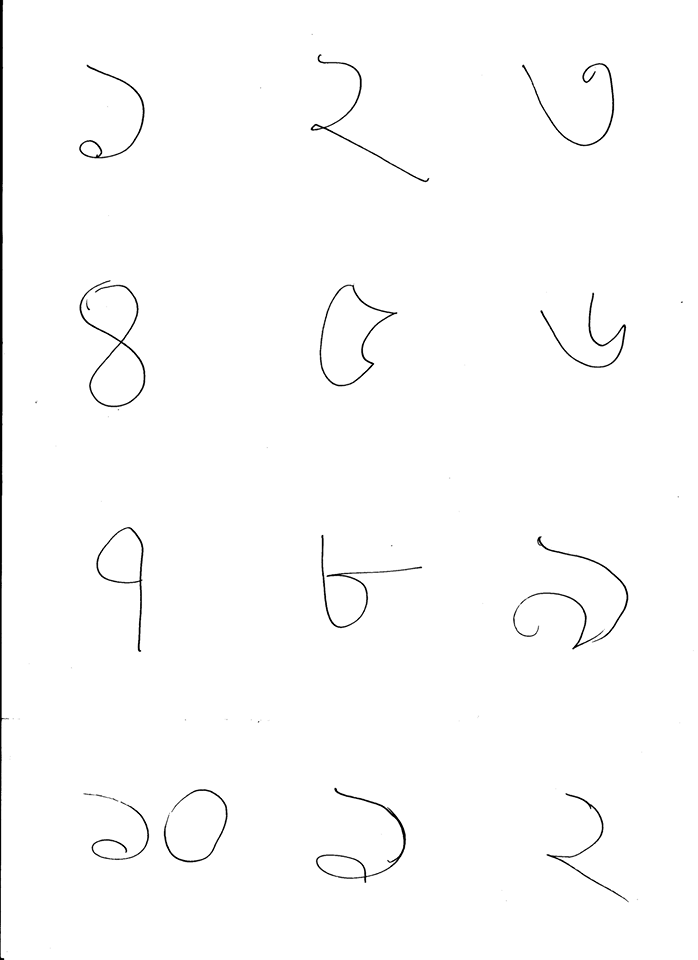
#> input picture 1.png, 698 x 960 px
$ python 2.py
#> lines starting #> are read from the running program, lines starting #| are printed output that depends on the picture
from matplotlib import pyplot as plt
import cv2
import numpy as np
from PIL import Image
import os

temp = plt.imread('1.png')
#> temp is the input picture: shape (960, 698) float32; min 0, max 1, mean 0.99
i_h, i_w= temp.shape
#> i_h = 960; i_w = 698
temp = temp[0:i_h, 10:i_w]
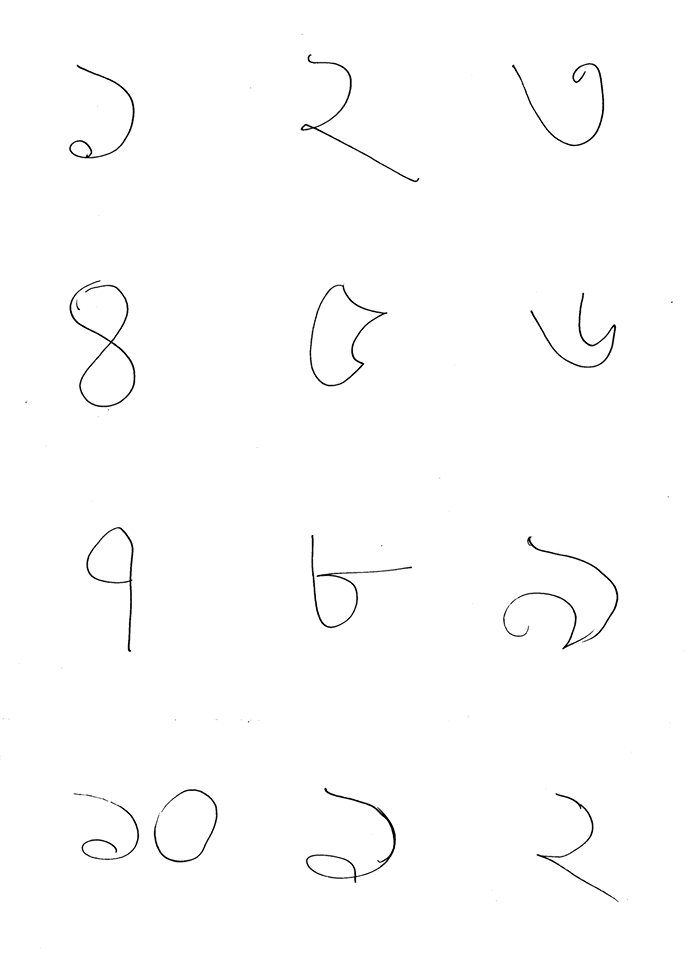
#> temp: shape (960, 688) float32; min 0, max 1, mean 0.992
h,w= temp.shape
#> h = 960; w = 688
print(temp.shape)
#| (960, 688)

location  = os.getcwd()
print(location)

x = 0
y = 0
n=0

if(h<950) | (h<698):
    print('invalid image')
else:
    part_y = h/4
#> part_y = 240
    part_x = w/3
#> part_x = 229.3

    while y<h:

        while x< w:
            if(os.path.exists('photos')):

                print(part_y)
                print(type(part_x))
                img_1 = temp[int(y) :int(part_y), int(x):int(part_x)]
                x = part_x
                part_x = part_x + part_x

                plt.imshow(img_1, cmap = 'gray')
                plt.show()
                plt.imsave('C:\\Users\\misbah\\PycharmProjects\\Split-It\\img' + str(n), img_1,  cmap = 'gray')

                n = n+1
                x = 0
                part_x = w / 3
                y = part_y
                y = part_y
                part_y = part_y + (h / 4)

            else:
                os.mkdir('photos')
                continue


plt.show()
